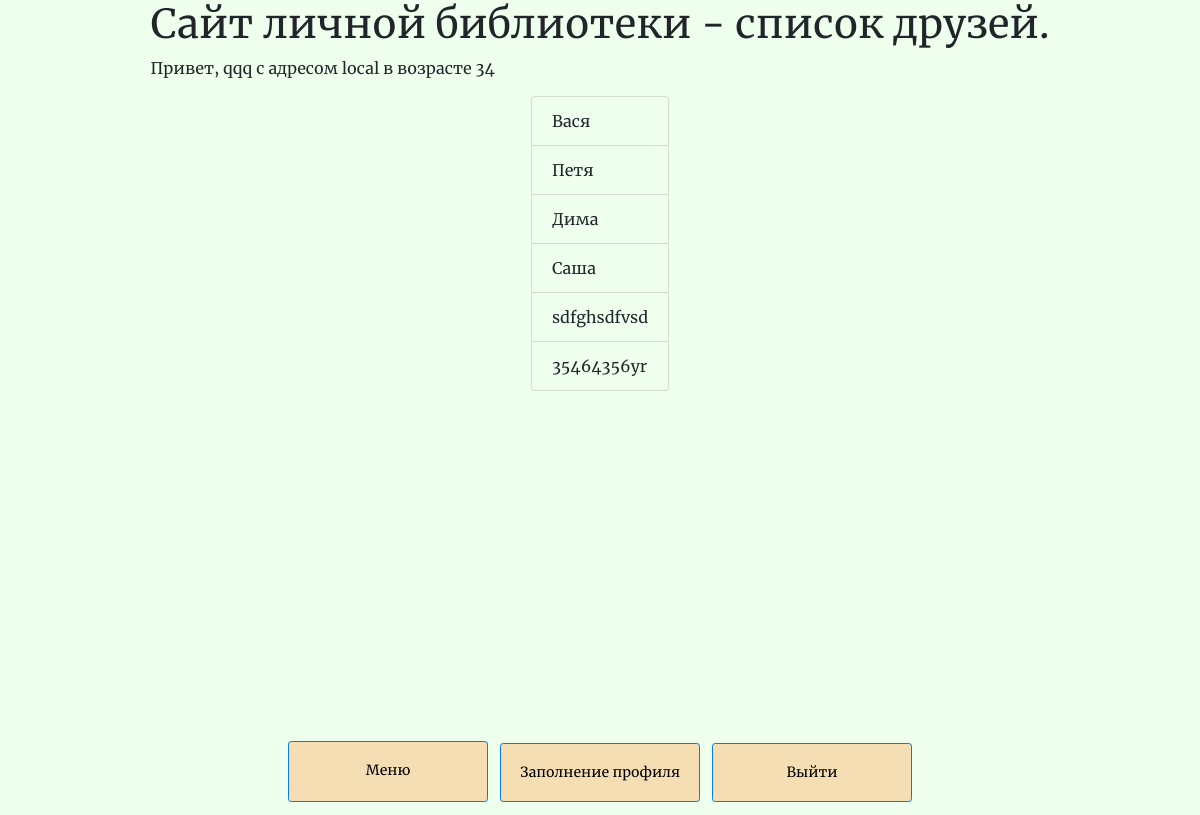
Page /p_library/friends (signed in) on the committed database.
### p_library/models.py (models this page shows, shortened)
class Friend(models.Model):
    name = models.TextField()

### p_library/views.py (the view)
# urls.py: path('friends', views.FriendsList.as_view(), name='friends_list'),
class FriendsList(ListView):
    model = Friend
    template_name = 'friends_list.html'
    def dispatch(self, request, *args, **kwargs):
        if self.request.user.is_anonymous:
            return HttpResponseRedirect(reverse_lazy('login'))
        return super(FriendsList, self).dispatch(request, *args, **kwargs)
    def get_context_data(self, **kwargs):
        context = super().get_context_data(**kwargs)
        context.update(get_context(self.request))
        return context

### p_library/views.py (called while the page is built)
def get_context(request):
    context = {}
    if request.user.is_authenticated:
        context["username"] = request.user.username
        context["provider"] = SocialAccount.objects.get(user=request.user).provider
        context["age"] = SocialAccount.objects.get(user=request.user).extra_data["age"]
        if context["provider"] == "github":
            context['github_url'] = SocialAccount.objects.get(user=request.user).extra_data['html_url']
    return context

### p_library/templates/friends_list.html
{% extends 'pl_base.html' %}
{% block extra_header %}
    - список друзей.
{% endblock extra_header %}
{% block main_content %}
	<ul class="list-group md-auto">
		{% for friend in object_list %}
		    <li class="list-group-item colbg">{{ friend.name }}</li>
		{% endfor %}
	</ul>
{% endblock main_content %}

### p_library/templates/pl_base.html (shortened to what this page needs)
<!DOCTYPE html>
<html lang="ru">
{% load static %}
{% load socialaccount %}
<head>
    <link rel="stylesheet" href="{% static 'css/bootstrap.min.css' %}">
    <link rel="stylesheet" href="{% static 'css/style.css' %}">
</head>
<body>
    <header>
        <div class="wrapperout">
            <div class="wrapperheader">
                <h1>Сайт личной библиотеки{% block extra_header %}{% endblock extra_header %}</h1>
                {% if username %}
                <p>Привет, {{ username }} с адресом {% if provider == "local" %} {{ provider }} {% else %} {{ github_url }} {% endif %} в возрасте {{ age }}</p>
                {% else %}
                <p>Тебе нужно <a href="register/">зарегистрироваться</a> или <a href="login/">войти на сайт</a>!</p>
                {% endif %}
            </div>
        </div>
    </header>
    <main>
        <div class="wrapperout">
            {% block main_content %}
            {% endblock main_content %}
        </div>
    </main>
    <footer>
        <div class="wrapperout">
            <div class="wrapperin footer">
                <a href="/" class="btn btn-primary btn-sm btn-block">Меню</a>
                {% if username %}
                <a href="/profile-create/" class="btn btn-primary btn-sm btn-block">Заполнение профиля</a>
                <a href="/logout/" class="btn btn-primary btn-sm btn-block">Выйти</a>
                {% endif %}
            </div>
        </div>
    </footer>
</body>

### static/css/style.css (style rules this page uses)
body { background-color: #eeffee; font-family: Merriweather, serif; margin: 0; }
header { min-height: 80px; margin: 0; }
main { min-height: calc(100vh - 161px); margin: 0; }
footer { height: 80px; margin: 0; }
.wrapperout { display: flex; justify-content: center; max-width: 79vw; margin: auto; }
.wrapperheader { display: flex; flex-direction: column; justify-content: space-between; align-items: stretch; margin: auto; }
.wrapperin { display: flex; flex-direction: column; justify-content: space-between; align-items: stretch; margin: auto; }
.footer { flex-direction: row; }
.wrapperin a { background-color: wheat; text-align: center; vertical-align: middle; width: 200px; height: 64; margin: 6px; padding: 18px; color: black; text-decoration: none; background-color: wheat; }
.colbg { background-color: #eeffee; }

### rows in the picture
Friend: name "Вася"
Friend: name "Петя"
Friend: name "Дима"
Friend: name "Саша"
Friend: name "sdfghsdfvsd"
Friend: name "35464356yr"

### other values in the picture
{{ username }} "qqq"
{{ provider }} "local"
{{ age }} "34"
